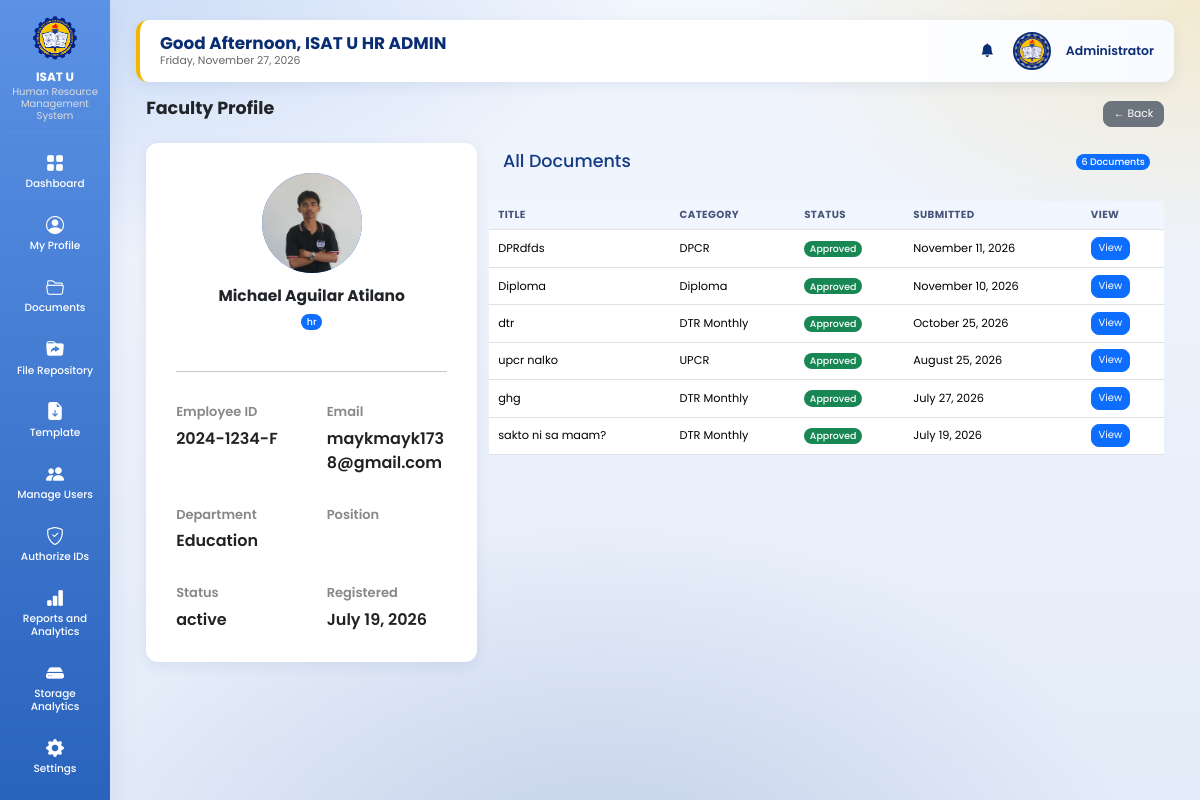
The page /admin/faculty_profile.php?id=11 (signed in) on the database as committed earlier.
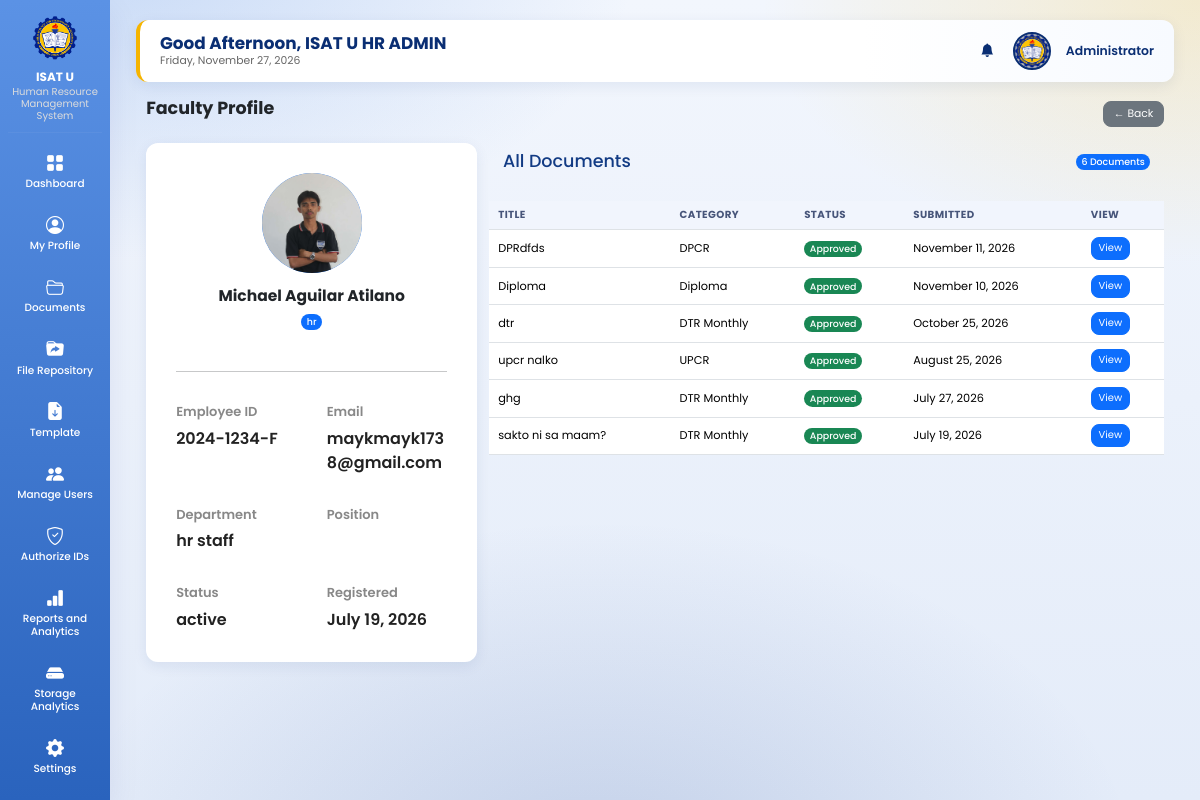
The same page on the database as committed later.
### tables this page shows
CREATE TABLE `users` (
  `user_id` int(11) NOT NULL AUTO_INCREMENT,
  `employee_id` varchar(50) DEFAULT NULL,
  `first_name` varchar(100) NOT NULL,
  `middle_name` varchar(100) DEFAULT NULL,
  `last_name` varchar(100) NOT NULL,
  `email` varchar(150) NOT NULL,
  `password` varchar(255) NOT NULL,
  `role` varchar(20) NOT NULL,
  `department` varchar(150) DEFAULT NULL,
  `position_title` varchar(150) DEFAULT NULL,
  `profile_picture` varchar(255) DEFAULT NULL,
  `reset_token` varchar(255) DEFAULT NULL,
  `reset_token_expiry` datetime DEFAULT NULL,
  `status` varchar(20) DEFAULT 'active',
  `created_at` timestamp NOT NULL DEFAULT current_timestamp(),
  PRIMARY KEY (`user_id`)
);

### admin/faculty_profile.php (the view, shortened to what this page needs)
<?php
include "../db.php";
$user_id=(int)$_GET['id'];
$user=mysqli_fetch_assoc(mysqli_query($conn,"
SELECT *
FROM users
WHERE user_id=$user_id
"));
include "includes/header.php";
include "includes/sidebar.php";
?>
<div class="container-fluid" style="max-width:1600px;">
<div class="page-header mb-4 d-flex justify-content-between align-items-center">
    <h1 class="fw-bold">Faculty Profile</h1>
    <a href="users.php" class="btn btn-secondary">← Back</a>
</div>
<?php
$documents = mysqli_query($conn,"
SELECT d.*, dc.category_name
FROM documents d
LEFT JOIN document_categories dc
ON d.category_id = dc.category_id
WHERE d.user_id = $user_id
ORDER BY d.submitted_at DESC
");
$total_docs = mysqli_num_rows($documents);
?>
<div class="row g-4 align-items-start">
<div class="col-xl-4 col-lg-5">
        <div class="profile-card h-100">
            <div class="text-center mb-5">
                <?php if (!empty($user['profile_picture']) && file_exists('../uploads/profile_pictures/'.$user['profile_picture'])): ?>
                    <img src="../uploads/profile_pictures/<?= htmlspecialchars($user['profile_picture']); ?>"
                         class="avatar mx-auto mb-3" style="object-fit:cover;">
                <?php else: ?>
                    <div class="avatar mx-auto mb-3">
                        <?= strtoupper(substr($user['first_name'],0,1)); ?>
                    </div>
                <?php endif; ?>
                <h3 class="fw-bold">
                    <?= htmlspecialchars($user['first_name'].' '.$user['middle_name'].' '.$user['last_name']); ?>
                </h3>
                <span class="badge bg-primary">
                    <?= htmlspecialchars($user['role']); ?>
                </span>
            </div>
            <hr>
            <div class="profile-grid">
                <div>
                    <label>Employee ID</label>
                    <p><?= htmlspecialchars($user['employee_id']); ?></p>
                </div>
                <div>
                    <label>Email</label>
                    <p><?= htmlspecialchars($user['email']); ?></p>
                </div>
                <div>
                    <label>Department</label>
                    <p><?= htmlspecialchars($user['department']); ?></p>
                </div>
                <div>
                    <label>Position</label>
                </div>
                <div>
                    <label>Status</label>
                    <p><?= htmlspecialchars($user['status']); ?></p>
                </div>
                <div>
                    <label>Registered</label>
                    <p><?= date("F d, Y",strtotime($user['created_at'])); ?></p>
                </div>
            </div>
        </div>
    </div>
<div class="col-xl-8 col-lg-7">
        <div class="documents-card h-100">
            <div class="card-header d-flex justify-content-between align-items-center">
                <h2 class="mb-0">All Documents</h2>
                <span class="badge bg-primary">
                    <?= $total_docs ?> Documents
                </span>
            </div>
            <div class="table-responsive">
            <table class="table table-hover align-middle">
                <thead>
                    <tr>
                        <th>Title</th>
                        <th>Category</th>
                        <th>Status</th>
                        <th>Submitted</th>
                        <th>View</th>
                    </tr>
                </thead>
                <tbody>
                <?php if(mysqli_num_rows($documents)>0): ?>
                    <?php while($doc=mysqli_fetch_assoc($documents)): ?>
                    <?php
                    $color="secondary";
                    if($doc['status']=="Approved") $color="success";
                    elseif($doc['status']=="Pending") $color="warning";
                    elseif($doc['status']=="Rejected") $color="danger";
                    elseif($doc['status']=="Final Approved") $color="primary";
                    ?>
                    <tr>
                        <td><?= htmlspecialchars($doc['document_title']) ?></td>
                        <td><?= htmlspecialchars($doc['category_name']) ?></td>
                        <td>
                            <span class="badge bg-<?= $color ?>">
                                <?= htmlspecialchars($doc['status']) ?>
                            </span>
                        </td>
                        <td>
                            <?= date("F d, Y",strtotime($doc['submitted_at'])) ?>
                        </td>
                        <td>
                            <a href="document_review.php?id=<?= $doc['document_id'] ?>" class="btn btn-primary btn-sm">
                                View
                            </a>
                        </td>
                    </tr>
                    <?php endwhile; ?>
                <?php endif; ?>
                </tbody>
            </table>
            </div>
        </div>
    </div>
</div>
<?php
include "includes/footer.php";
?>

Rows that differ between the two databases and show on the page:
changed users "maykmayk1738@gmail.com": department "Education" → "hr staff"
